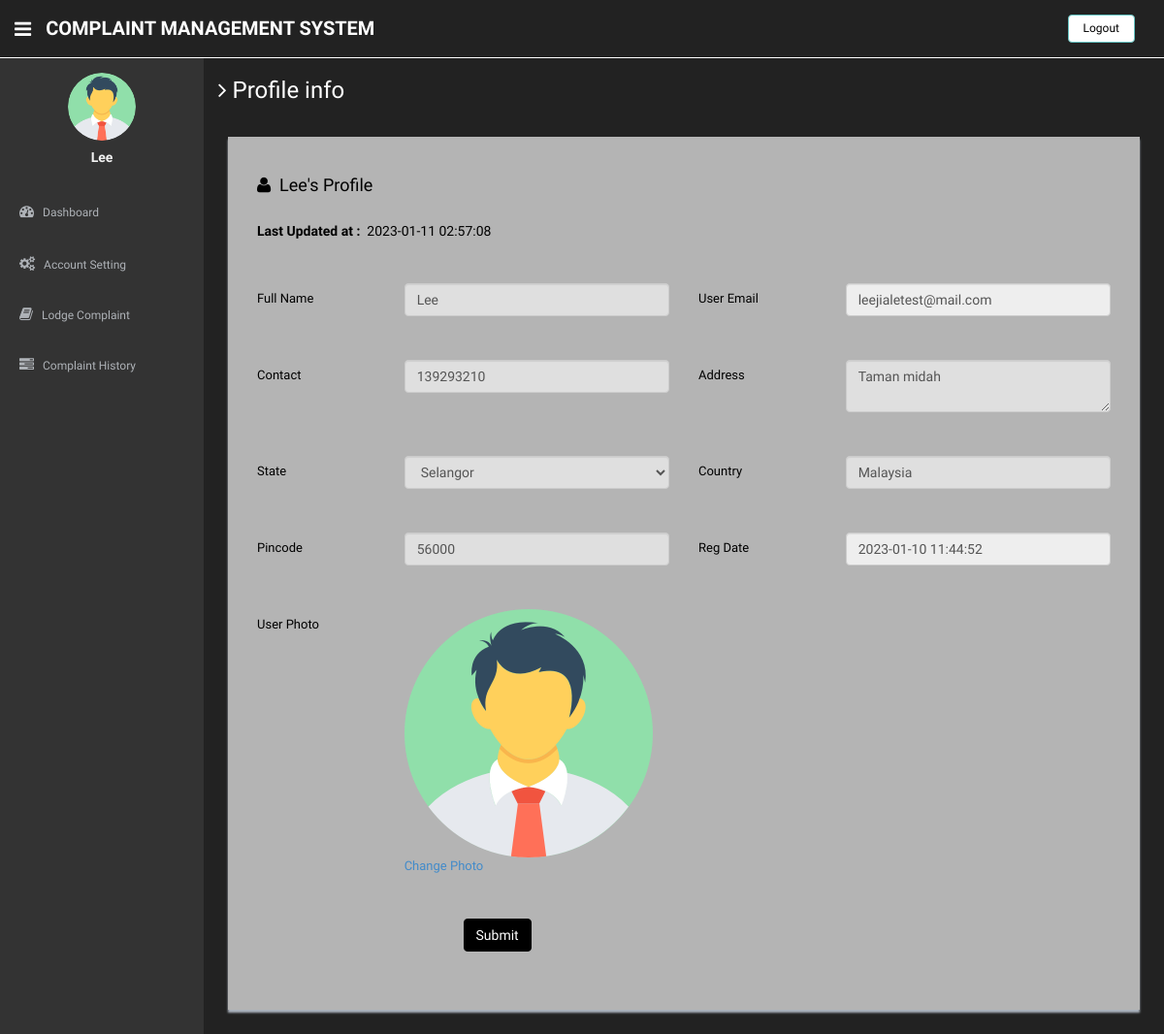
Page /users/profile.php (signed in) on the committed database.
### tables this page shows
CREATE TABLE `users` (
  `id` int(11) NOT NULL,
  `fullName` varchar(255) DEFAULT NULL,
  `userEmail` varchar(255) DEFAULT NULL,
  `password` varchar(255) DEFAULT NULL,
  `contactNo` bigint(11) DEFAULT NULL,
  `address` tinytext,
  `State` varchar(255) DEFAULT NULL,
  `country` varchar(255) DEFAULT NULL,
  `pincode` int(6) DEFAULT NULL,
  `userImage` varchar(255) DEFAULT NULL,
  `regDate` timestamp NOT NULL DEFAULT CURRENT_TIMESTAMP,
  `updationDate` timestamp NULL DEFAULT '0000-00-00 00:00:00' ON UPDATE CURRENT_TIMESTAMP,
  `status` int(1) DEFAULT NULL
);

### users/profile.php (the view, shortened to what this page needs)
<?php
include('includes/config.php');
if(strlen($_SESSION['login'])==0)
  {
header('location:index.php');
}
else{
?>
<!DOCTYPE html>
<html lang="en">
<head>
    <link href="assets/css/bootstrap.css" rel="stylesheet">
    <link href="assets/font-awesome/css/font-awesome.css" rel="stylesheet" />
    <link rel="stylesheet" type="text/css" href="assets/js/bootstrap-datepicker/css/datepicker.css" />
    <link rel="stylesheet" type="text/css" href="assets/js/bootstrap-daterangepicker/daterangepicker.css" />
    <link href="assets/css/style.css" rel="stylesheet">
    <link href="assets/css/style-responsive.css" rel="stylesheet">
</head>
<body>
    <section id="container">
        <?php include("includes/header.php");?>
        <?php include("includes/sidebar.php");?>
        <section id="main-content">
            <section class="wrapper">
                <h3><i class="fa fa-angle-right"></i> Profile info</h3>
                <div class="row mt">
                    <div class="col-lg-12">
                        <div class="form-panel">
                            <?php $query=mysqli_query($con,"select * from users where userEmail='".$_SESSION['login']."'");
 while($row=mysqli_fetch_array($query))
 {
 ?>
                            <h4 class="mb"><i
                                    class="fa fa-user"></i>&nbsp;&nbsp;<?php echo htmlentities($row['fullName']);?>'s
                                Profile</h4>
                            <h5 style="margin: 30px 0px;"><b>Last Updated at
                                    :</b>&nbsp;&nbsp;<?php echo htmlentities($row['updationDate']);?>
                            </h5>
                            <form class="form-horizontal style-form" method="post" name="profile">
                                <div class="form-group">
                                    <label class="col-sm-2 col-sm-2 control-label">Full Name</label>
                                    <div class="col-sm-4">
                                        <input type="text" name="fullname" required="required"
                                            value="<?php echo htmlentities($row['fullName']);?>" class="form-control">
                                    </div>
                                    <label class="col-sm-2 col-sm-2 control-label">User Email </label>
                                    <div class="col-sm-4">
                                        <input type="email" name="useremail" required="required"
                                            value="<?php echo htmlentities($row['userEmail']);?>" class="form-control"
                                            readonly>
                                    </div>
                                </div>
                                <div class="form-group">
                                    <label class="col-sm-2 col-sm-2 control-label">Contact</label>
                                    <div class="col-sm-4">
                                        <input type="text" name="contactno" required="required"
                                            value="<?php echo htmlentities($row['contactNo']);?>" class="form-control">
                                    </div>
                                    <label class="col-sm-2 col-sm-2 control-label">Address </label>
                                    <div class="col-sm-4">
                                        <textarea name="address" required="required"
                                            class="form-control"><?php echo htmlentities($row['address']);?></textarea>
                                    </div>
                                </div>
                                <div class="form-group">
                                    <label class="col-sm-2 col-sm-2 control-label">State</label>
                                    <div class="col-sm-4">
                                        <select name="state" required="required" class="form-control">
                                            <option value="<?php echo htmlentities($row['State']);?>">
                                                <?php echo htmlentities($st=$row['State']);?></option>
                                        </select>
                                    </div>
                                    <label class="col-sm-2 col-sm-2 control-label">Country </label>
                                    <div class="col-sm-4">
                                        <input type="text" name="country" required="required"
                                            value="<?php echo htmlentities($row['country']);?>" class="form-control">
                                    </div>
                                </div>
                                <div class="form-group">
                                    <label class="col-sm-2 col-sm-2 control-label">Pincode</label>
                                    <div class="col-sm-4">
                                        <input type="text" name="pincode" maxlength="6" required="required"
                                            value="<?php echo htmlentities($row['pincode']);?>" class="form-control">
                                    </div>
                                    <label class="col-sm-2 col-sm-2 control-label">Reg Date </label>
                                    <div class="col-sm-4">
                                        <input type="text" name="regdate" required="required"
                                            value="<?php echo htmlentities($row['regDate']);?>" class="form-control"
                                            readonly>
                                    </div>
                                </div>
                                <div class="form-group">
                                    <label class="col-sm-2 col-sm-2 control-label">User Photo</label>
                                    <div class="col-sm-4">
                                        <?php $userphoto=$row['userImage'];
if($userphoto==""):
?>
                                        <img src="userimages/noimage.png" width="256" height="256">
                                        <a href="update-image.php">Change Photo</a>
                                        <?php else:?>
                                        <img src="userimages/<?php echo htmlentities($userphoto);?>" width="256"
                                            height="256">
                                        <a href="update-image.php">Change Photo</a>
                                        <?php endif;?>
                                    </div>
                                </div>
                                <?php } ?>
                                <div class="form-group">
                                    <div class="col-sm-10" style="padding-left:25% ">
                                        <button type="submit" name="submit" class="btn btn-primary">Submit</button>
                                    </div>
                                </div>
                            </form>
                        </div>
                    </div>
                </div>
            </section>
        </section>
    </section>
</body>
</html>
<?php } ?>

### users/includes/header.php
<header class="header black-bg" style="background-color: #222; color: #ffffff; border-bottom: 1px solid #ffffff; ">
    <div class=" sidebar-toggle-box">
        <div class="fa fa-bars tooltips" data-placement="right" data-original-title="Toggle Navigation"></div>
    </div>
    <a href="dashboard.php" class="logo" style=" color: #ffffff; "><b>Complaint Management System</b></a>
    <div class=" top-menu">
        <ul class="nav pull-right top-menu">
            <li><a class="logout" href="logout.php" style="background-color: #ffffff; color: #000000;"> Logout</a></li>
        </ul>
    </div>
</header>

### users/includes/sidebar.php (shortened to what this page needs)
<aside>
    <div id="sidebar" class="nav-collapse " style="background-color: #333;">
        <ul class="sidebar-menu" id="nav-accordion">
            <?php $query=mysqli_query($con,"select fullName,userImage from users where userEmail='".$_SESSION['login']."'");
 while($row=mysqli_fetch_array($query))
 {
 ?>
            <p class="centered"><a href="profile.php">
                    <?php $userphoto=$row['userImage'];
if($userphoto==""):
?>
                    <img src="userimages/noimage.png" class="img-circle" width="70" height="70">
                    <?php else:?>
                    <img src="userimages/<?php echo htmlentities($userphoto);?>" class="img-circle" width="70"
                        height="70">
                    <?php endif;?>
                </a>
            </p>
            <h5 class="centered"><?php echo htmlentities($row['fullName']);?></h5>
            <?php } ?>
            <li class="mt">
                <a href="dashboard.php">
                    <i class="fa fa-dashboard"></i>
                    <span>Dashboard</span>
                </a>
            </li>
            <li class="sub-menu">
                <a href="javascript:;">
                    <i class="fa fa-cogs"></i>
                    <span>Account Setting</span>
                </a>
            </li>
            <li class="sub-menu">
                <a href="register-complaint.php">
                    <i class="fa fa-book"></i>
                    <span>Lodge Complaint</span>
                </a>
            </li>
            <li class="sub-menu">
                <a href="complaint-history.php">
                    <i class="fa fa-tasks"></i>
                    <span>Complaint History</span>
                </a>
            </li>
        </ul>
    </div>
</aside>

### users/assets/css/style.css (style rules this page uses)
body { color: #797979; background: #222; font-family: 'Ruda', sans-serif; padding: 0px !important; margin: 0px !important; font-size:13px; }
ul li { list-style: none; }
a, a:hover, a:focus { text-decoration: none; outline: none; }
#container { width: 100%; height: 100%; }
.centered { text-align: center; }
.mt { margin-top: 25px; }
.mb { margin-bottom: 25px; }
ul.top-menu > li > .logout { color: #f2f2f2; font-size: 12px; border-radius: 4px; -webkit-border-radius: 4px; border: 1px solid #64c3c2 !important; padding: 5px 15px; margin-right: 15px; background: #68dff0; margin-top: 15px; }
#sidebar { width: 210px; height: 100%; position: fixed; background: #424a5d; }
#sidebar h5 { color: #f2f2f2; font-weight: 700; }
#sidebar ul li { position: relative; }
ul.sidebar-menu , ul.sidebar-menu li ul.sub { margin: -2px 0 0; padding: 0; }
ul.sidebar-menu { margin-top: 75px; }
ul.sidebar-menu li { margin-bottom: 5px; margin-left:10px; margin-right:10px; }
ul.sidebar-menu li.sub-menu { line-height: 15px; }
ul.sidebar-menu li a span { display: inline-block; }
ul.sidebar-menu li a { color: #aeb2b7; text-decoration: none; display: block; padding: 15px 0 15px 10px; font-size: 12px; outline: none; -webkit-transition: all 0.3s ease; -moz-transition: all 0.3s ease; -o-transition: all 0.3s ease; -ms-transition: all 0.3s ease; transition: all 0.3s ease; }
ul.sidebar-menu li a i { font-size: 15px; padding-right: 6px; }
#main-content { margin-left: 210px; }
.header, .footer { min-height: 60px; padding: 0 15px; }
.header { position: fixed; left: 0; right: 0; z-index: 1002; }
.black-bg { background: #ffffff; border-bottom: 1px solid #c9aa5f; }
.wrapper { color: white; display: inline-block; margin-top: 60px; padding-left: 15px; padding-right: 15px; padding-bottom: 15px; padding-top: 0px; width: 100%; }
a.logo { font-size: 20px; color: #000000; float: left; margin-top: 15px; text-transform: uppercase; }
a.logo b { font-weight: 900; }
#top_menu .nav > li, ul.top-menu > li { float: left; }
ul.top-menu > li > a { color: #666666; font-size: 16px; border-radius: 4px; -webkit-border-radius: 4px; border:1px solid #666666 !important; padding: 2px 6px; margin-right: 15px; }
.sidebar-toggle-box { float: left; padding-right: 15px; margin-top: 20px; }
.sidebar-toggle-box .fa-bars { cursor: pointer; display: inline-block; font-size: 20px; }
.form-panel { background: #b4b4b4; color: #000000; margin: 10px; padding: 30px; box-shadow: 0px 3px 2px #aab2bd; text-align: left; }
label { font-weight: 400; }
.form-horizontal.style-form .form-group { padding-top: 15px; padding-bottom: 15px; margin-bottom: 15px; }
@media (min-width: 768px) { .form-horizontal .control-label { text-align: left; } }

### rows in the picture
users: userImage (picture), fullName "Lee", updationDate "2023-01-11 02:57:08", fullname "Lee", useremail "leejialetest@mail.com", contactno "139293210", address "Taman midah", state "Selangor", country "Malaysia", pincode "56000", regdate "2023-01-10 11:44:52"
